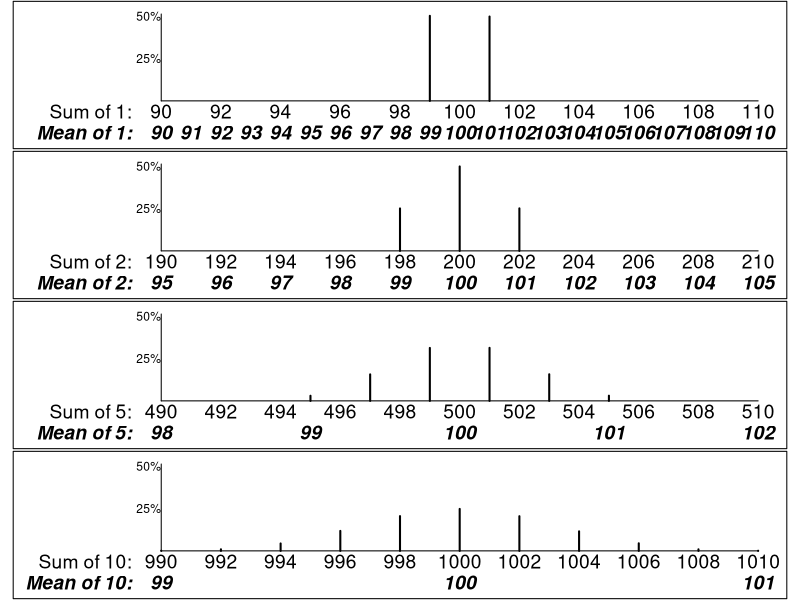
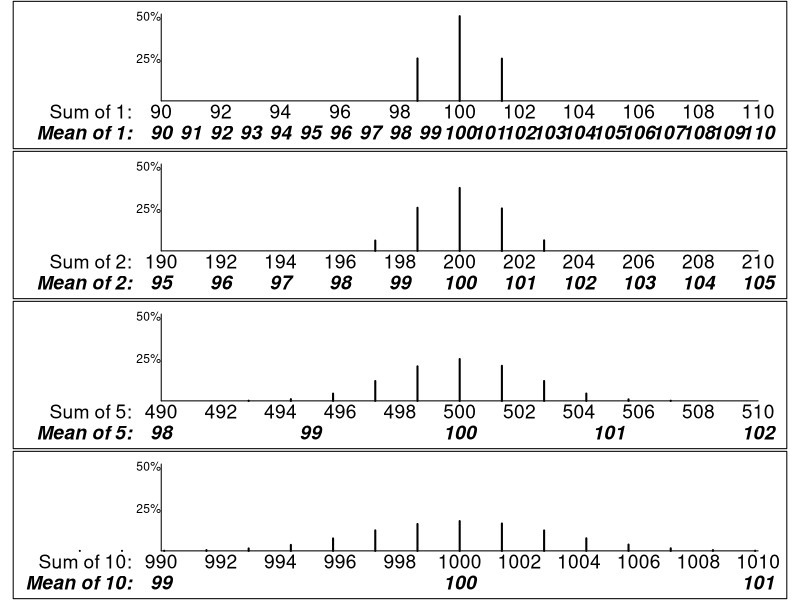

R code for these plots, in order:
## ---- chunk 1

plotMeterMeasurements = function(error){
  
    possible.n = c(1,2,5,10)
    n.sampled.possibilities = 100000
    nr = length(possible.n)
    par(mfrow=c(nr,1),mar = c(0.1,1,0.1,1) )

    for(r in 1:nr){
       n = possible.n[r]
       lengths = rep(0,n.sampled.possibilities)
       for (i in 1:n) { lengths = lengths + 
                        100 +
                sample(errors,n.sampled.possibilities,replace=TRUE)
        }
        f = table(lengths)
        max.e = 10

        XLIM=n*100 + c(-max.e,max.e)
        plot(f,yaxt="n", xaxt="n",
           xlim=c(XLIM[1]-4,XLIM[2]),
           ylim=c(-0.25,1/1.8)*n.sampled.possibilities)
        segments(XLIM[1], 0, XLIM[2], 0)
    
        segments(XLIM[1],0,XLIM[1],n.sampled.possibilities/1.95)
        for(pct in seq(25,50,25)){
    	     text(XLIM[1],n.sampled.possibilities*pct/100,
    	         paste(toString(pct),"%",sep=""),adj=c(1,0.5),cex=1.1)
        }
    
       dy = n.sampled.possibilities/8
       for(l in seq(XLIM[1],XLIM[2],2) ){
          text(l,0,toString(l),cex=1.75,adj=c(0.5,1.25))
          if(l == XLIM[1]) text(XLIM[1]-1,0,
                  paste("Sum of ",toString(n),":",sep=""),
                  cex=1.75,adj=c(1,1.25))
        }
      for(l in seq(XLIM[1],XLIM[2],n) ){
         text(l,-dy,toString(l/n),cex=1.75,adj=c(0.5,1.25),font=4)
         if(l == XLIM[1]) text(XLIM[1]-1,-dy,
                  paste("Mean of ",toString(n),":",sep=""),
                        cex=1.75,adj=c(1,1.25),font=4)
       }
    
  }

}

errors = c(-1,1)
plotMeterMeasurements(errors)
## ---- chunk 2

errors = sqrt(2)*c(-1,0,0,1)
plotMeterMeasurements(errors)
   
## ---- chunk 3

ERRORS = c(-1,1)

no.of.pairs = 10000 
means.samples.of.size.2 = rep(NA,no.of.pairs)

measurements = matrix(100+sample(ERRORS,size = 2*no.of.pairs, replace = TRUE),
                      nrow = no.of.pairs, ncol=2)
str(measurements)
head(measurements,4)
tail(measurements,4)

sums.samples.of.size.2 = apply(measurements,MARGIN=1,FUN=sum)
str(sums.samples.of.size.2)
means.samples.of.size.2 = apply(measurements,MARGIN=1,FUN=mean)

tail(sums.samples.of.size.2,4)
tail(means.samples.of.size.2,4)

table(sums.samples.of.size.2)
round( mean(sums.samples.of.size.2), 2)
round( var(sums.samples.of.size.2), 2)
round( sd(sums.samples.of.size.2) , 2)


table(means.samples.of.size.2)
round( mean(means.samples.of.size.2), 2)
round( var(means.samples.of.size.2), 2)
round( sd(means.samples.of.size.2) , 2)

  
